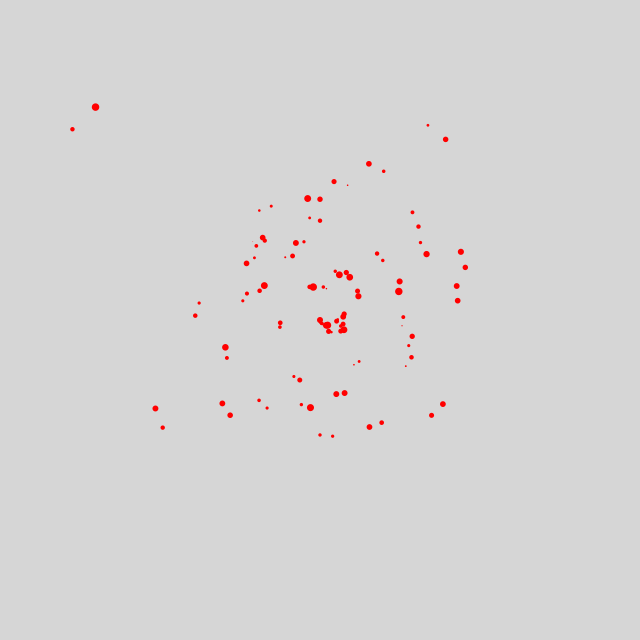
Frame 1 (no input)
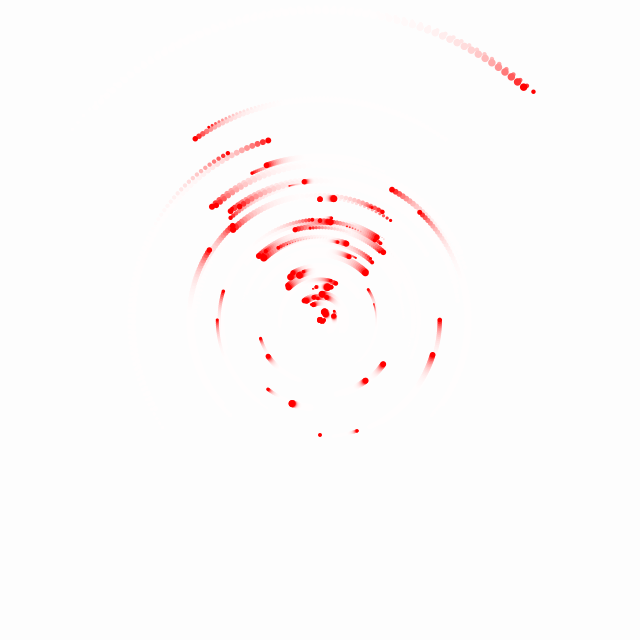
Frame 60 (the mouse pressed at the canvas centre just before this capture)
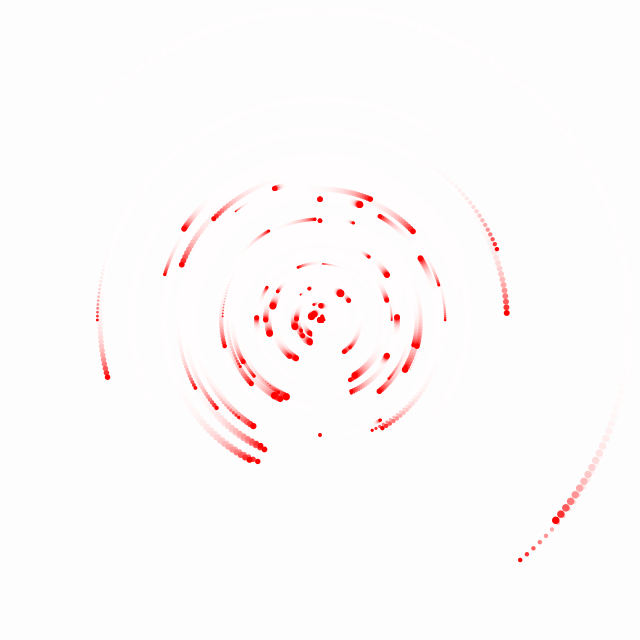
Frame 120 (the mouse held since frame 60 and released just before this capture)

The Processing sketch that drew these frames (run headless with seeded random() and noise(); from frame 60 on, the mouse is pressed at the canvas centre):

// Processing sketch: day7
// ── day7.pde
void setup() {
  size(640, 640);
  noStroke();
}

void draw() {
  fill(255, 50);
  rect(0, 0, width, height);
  fill(255, 0, 0);
  translate(width/2, height/2);
  for(int i = 0; i < 600; i += 6) {
    float n = sin(radians(i)); 
    float x = sin(radians(i + frameCount * (n * 2))) * (i / (noise(i/12) * 9));
    float y = cos(radians(i + frameCount * (n * 2))) * (i / (noise(i/12) * 9));
    ellipse(x, y, noise(i) * 10, noise(i) * 10);
  }
}
